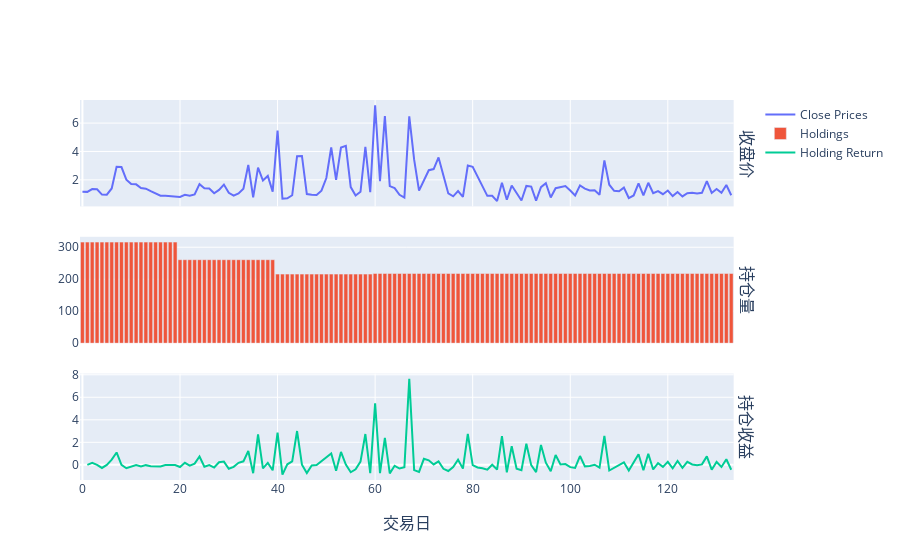

Notebook code for this chart:
### Code cell
plot_info(df_valid_info,"159780.OF")

### Figure 1 — Plotly figure (JSON) as saved in the notebook; plotly's stock layout.template omitted (floating-point values rounded to 4 significant figures; data arrays with more than 128 entries replaced by an {"elided": "..."} marker saying what was removed)
{"data": [{"mode": "lines", "name": "Close Prices", "type": "scatter", "x": {"elided": "134 int values"}, "xaxis": "x", "y": {"elided": "134 float values"}, "yaxis": "y"}, {"name": "Holdings", "type": "bar", "x": {"elided": "134 int values"}, "xaxis": "x2", "y": {"elided": "134 int values"}, "yaxis": "y2"}, {"mode": "lines", "name": "Holding Return", "type": "scatter", "x": {"elided": "134 int values"}, "xaxis": "x3", "y": {"elided": "134 float values"}, "yaxis": "y3"}], "layout": {"annotations": [{"font": {"size": 16}, "showarrow": false, "text": "收盘价", "textangle": 90, "x": 0.98, "xanchor": "left", "xref": "paper", "y": 0.86, "yanchor": "middle", "yref": "paper"}, {"font": {"size": 16}, "showarrow": false, "text": "持仓量", "textangle": 90, "x": 0.98, "xanchor": "left", "xref": "paper", "y": 0.5, "yanchor": "middle", "yref": "paper"}, {"font": {"size": 16}, "showarrow": false, "text": "持仓收益", "textangle": 90, "x": 0.98, "xanchor": "left", "xref": "paper", "y": 0.14, "yanchor": "middle", "yref": "paper"}, {"font": {"size": 16}, "showarrow": false, "text": "交易日", "x": 0.49, "xanchor": "center", "xref": "paper", "y": 0, "yanchor": "top", "yref": "paper", "yshift": -30}], "xaxis": {"anchor": "y", "domain": [0, 0.98], "matches": "x3", "showticklabels": false}, "xaxis2": {"anchor": "y2", "domain": [0, 0.98], "matches": "x3", "showticklabels": false}, "xaxis3": {"anchor": "y3", "domain": [0, 0.98]}, "yaxis": {"anchor": "x", "domain": [0.72, 1]}, "yaxis2": {"anchor": "x2", "domain": [0.36, 0.64]}, "yaxis3": {"anchor": "x3", "domain": [0, 0.28]}}}
